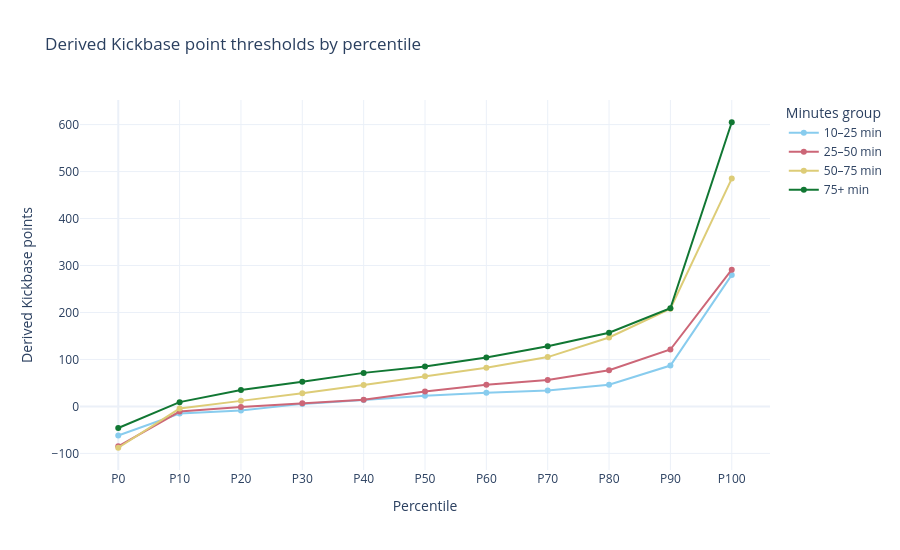

The code cell stored with this chart in its notebook:
### Markdown cell above
## Percentile comparison
Each line shows the table’s point thresholds for one minutes group. Hover to compare groups at the same percentile. P0 and P100 show the minimum and maximum; connecting lines guide the eye between the calculated deciles.

### Code cell
fig_percentiles = go.Figure()
for group in GROUPS:
    fig_percentiles.add_trace(go.Scatter(
        x=list(range(0, 101, 10)), y=percentiles[group],
        mode='lines+markers', name=group, line=dict(color=COLORS[group]),
        connectgaps=False,
        hovertemplate='Percentile: P%{x}<br>Derived points: %{y:.1f}<extra>%{fullData.name}</extra>'))
fig_percentiles.update_layout(
    title='Derived Kickbase point thresholds by percentile', template='plotly_white', height=550,
    xaxis=dict(title='Percentile', tickmode='array', tickvals=list(range(0, 101, 10)),
               ticktext=[f'P{i}' for i in range(0, 101, 10)]),
    yaxis_title='Derived Kickbase points', legend_title='Minutes group', hovermode='x unified')
fig_percentiles.show()

### Figure 1 — Plotly figure (JSON) as saved in the notebook; plotly's stock layout.template omitted (floating-point values rounded to 4 significant figures)
{"data": [{"connectgaps": false, "hovertemplate": "Percentile: P%{x}<br>Derived points: %{y:.1f}<extra>%{fullData.name}</extra>", "line": {"color": "rgb(136, 204, 238)"}, "mode": "lines+markers", "name": "10–25 min", "type": "scatter", "x": [0, 10, 20, 30, 40, 50, 60, 70, 80, 90, 100], "y": [-62.0, -15.3, -8.6, 5.4, 13.8, 22.5, 29.2, 34.0, 46.2, 87.0, 280.0]}, {"connectgaps": false, "hovertemplate": "Percentile: P%{x}<br>Derived points: %{y:.1f}<extra>%{fullData.name}</extra>", "line": {"color": "rgb(204, 102, 119)"}, "mode": "lines+markers", "name": "25–50 min", "type": "scatter", "x": [0, 10, 20, 30, 40, 50, 60, 70, 80, 90, 100], "y": [-85.0, -11.0, -1.0, 7.0, 14.0, 32.0, 46.0, 56.2, 77.2, 121.2, 291.0]}, {"connectgaps": false, "hovertemplate": "Percentile: P%{x}<br>Derived points: %{y:.1f}<extra>%{fullData.name}</extra>", "line": {"color": "rgb(221, 204, 119)"}, "mode": "lines+markers", "name": "50–75 min", "type": "scatter", "x": [0, 10, 20, 30, 40, 50, 60, 70, 80, 90, 100], "y": [-88.0, -4.6, 11.8, 28.0, 45.8, 64.0, 82.2, 105.0, 146.8, 207.9, 485.0]}, {"connectgaps": false, "hovertemplate": "Percentile: P%{x}<br>Derived points: %{y:.1f}<extra>%{fullData.name}</extra>", "line": {"color": "rgb(17, 119, 51)"}, "mode": "lines+markers", "name": "75+ min", "type": "scatter", "x": [0, 10, 20, 30, 40, 50, 60, 70, 80, 90, 100], "y": [-46.0, 9.1, 35.0, 52.3, 71.4, 85.0, 104.0, 128.0, 157.0, 209.0, 605.0]}], "layout": {"height": 550, "hovermode": "x unified", "legend": {"title": {"text": "Minutes group"}}, "title": {"text": "Derived Kickbase point thresholds by percentile"}, "xaxis": {"tickmode": "array", "ticktext": ["P0", "P10", "P20", "P30", "P40", "P50", "P60", "P70", "P80", "P90", "P100"], "tickvals": [0, 10, 20, 30, 40, 50, 60, 70, 80, 90, 100], "title": {"text": "Percentile"}}, "yaxis": {"title": {"text": "Derived Kickbase points"}}}}
